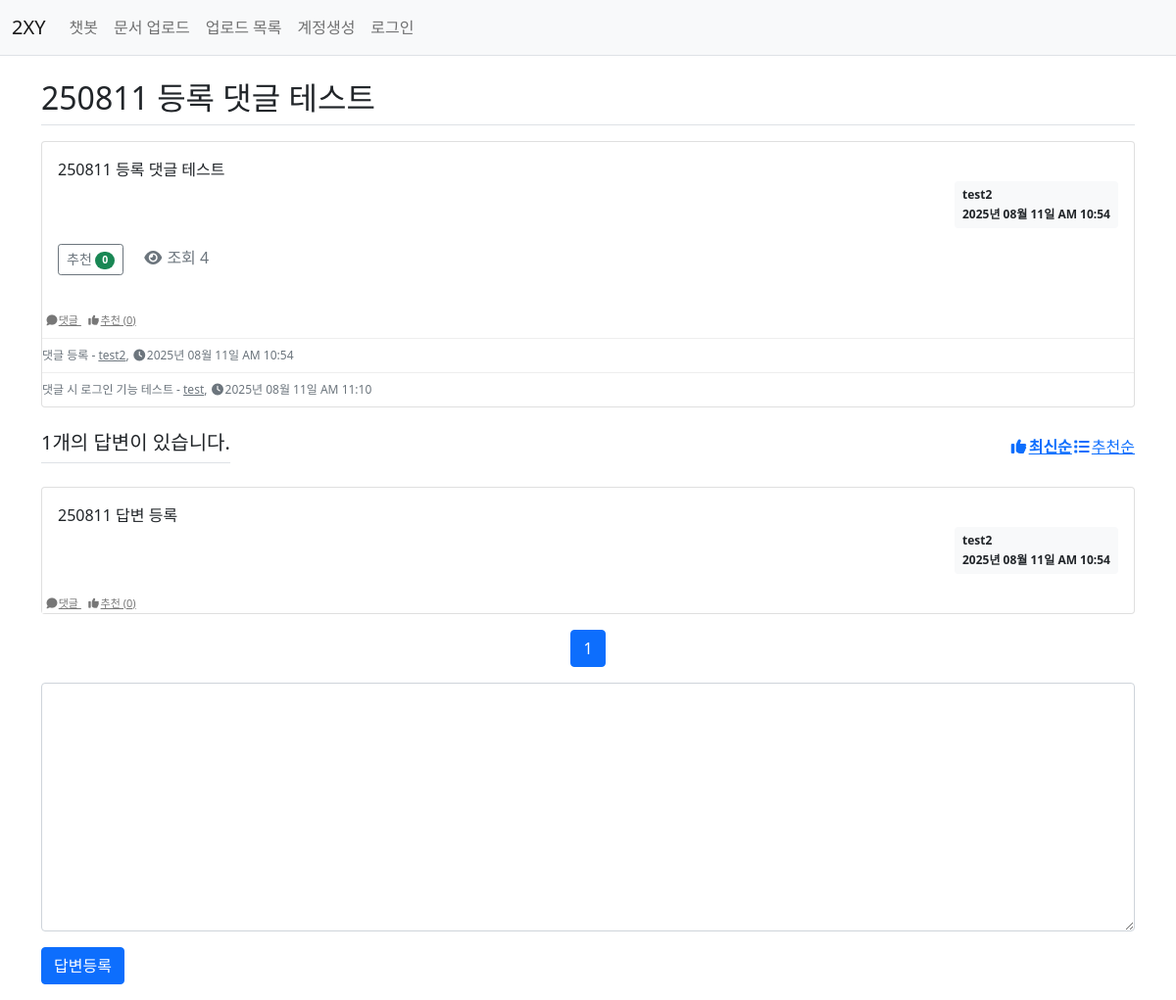
Before: /question/detail/305/ with the older database file.
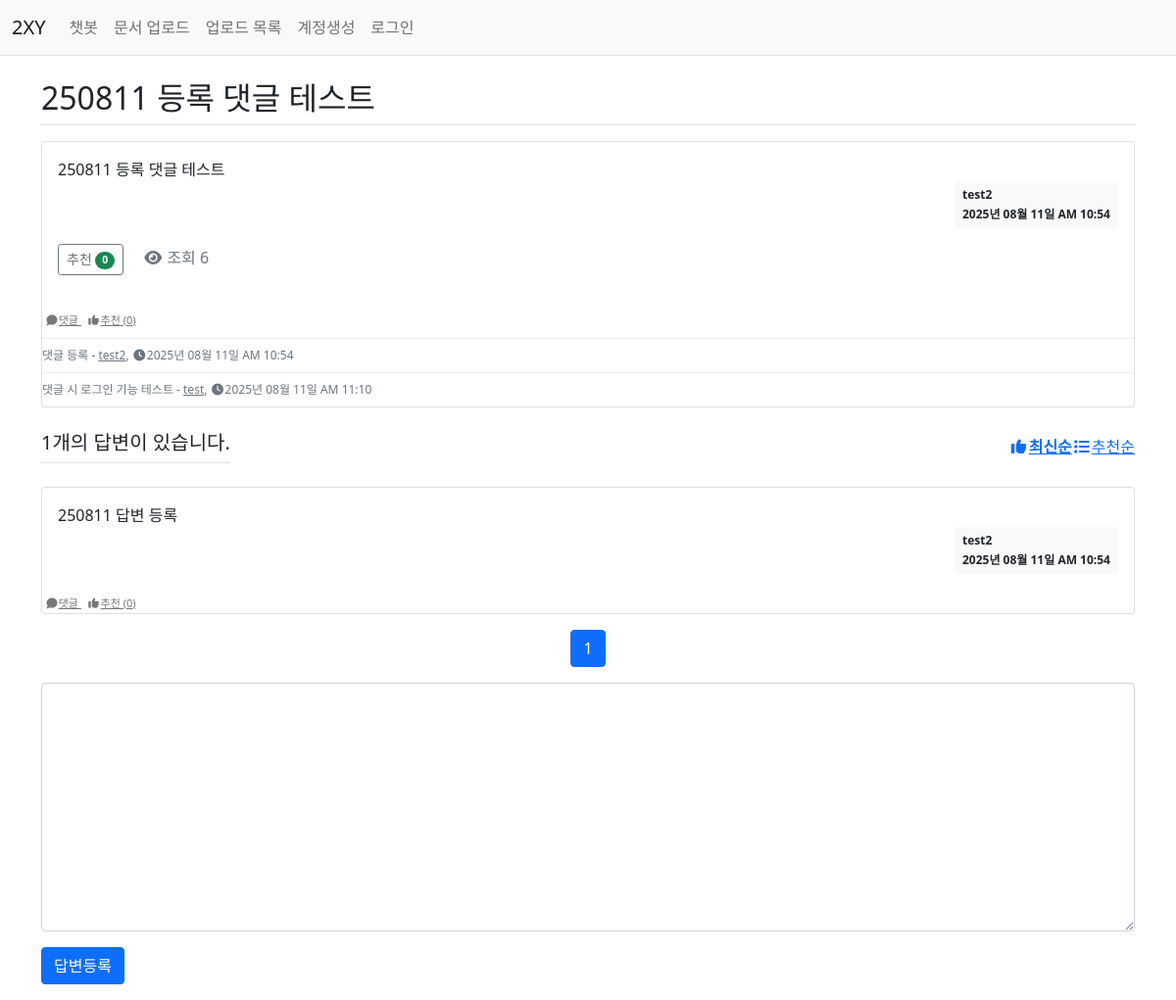
After: the same page with the newer database file.
### pybo/models.py (models this page shows)
class Question(db.Model):
    id = db.Column(db.Integer, primary_key=True)
    subject = db.Column(db.String(200), nullable=False)
    content = db.Column(db.Text(), nullable=False)
    create_date = db.Column(db.DateTime(), nullable=False)
    user_id = db.Column(db.Integer, db.ForeignKey('user.id', ondelete='CASCADE'), nullable=False)
    user = db.relationship('User', backref=db.backref('question_set'))
    modify_date = db.Column(db.DateTime(), nullable=True)
    voter = db.relationship('User', secondary=question_voter, backref=db.backref('question_voter_set'))
    view_count = db.Column(db.Integer, default=0)  # 조회 수 필드 추가

### pybo/views/question_views.py (the view)
@bp.route('/detail/<int:question_id>/')
def detail(question_id):
    page = request.args.get('page', type=int, default=1)
    sort = request.args.get('sort', type=str, default='recent')
    question = Question.query.get_or_404(question_id)
    if question.view_count is None:
        question.view_count = 1
    else:
        question.view_count += 1
    db.session.commit()
    form = AnswerForm()  # 답변 폼 생성
    comment_form = CommentForm()  # 댓글 폼 생성
    answers_query = Answer.query.filter(Answer.question_id == question_id)
    if sort == 'recommend': # 추천순
        answers_query = answers_query.outerjoin(Answer.voter).group_by(Answer.id).order_by(func.count(User.id).desc(), Answer.create_date.desc())
    else: # 최신순
        answers_query = answers_query.order_by(Answer.create_date.desc())
    answers = answers_query.paginate(page=page, per_page=10)
    return render_template('question/question_detail.html', question=question, form=form, answers=answers, comment_form=comment_form, sort=sort, page=page)

### pybo/forms.py
class AnswerForm(FlaskForm):
    content = TextAreaField('내용', validators=[DataRequired('내용은 필수 입력 항목입니다.')])

class CommentForm(FlaskForm):
    content = TextAreaField('댓글', validators=[DataRequired('댓글은 필수 입력 항목입니다.')])

### pybo/filter.py (called while the page is built)
def format_datetime(value, fmt='%Y년 %m월 %d일 %p %I:%M'):
    return value.strftime(fmt)

### pybo/views/auth_views.py (called while the page is built)
@bp.before_app_request
def load_logged_in_user():
    user_id = session.get('user_id')
    if user_id is None:
        g.user = None
    else:
        g.user = User.query.get(user_id)

### pybo/templates/question/question_detail.html (shortened to what the changed rows need)
{% extends 'base.html' %}
{% block content %}
<link rel="stylesheet" href="{{ url_for('static', filename='bootstrap.min.css') }}">
<div class="container my-3">
    <h2 class="border-bottom py-2">{{ question.subject }}</h2>
    <div class="card my-3">
        <div class="card-body">
            <div class="card-text" style="white-space: pre-line;">{{ question.content }}</div>
            <div class="d-flex justify-content-end">
                <div class="badge bg-light text-dark p-2 text-start">
                    <div class="mb-2">{{ question.user.username }}</div>
                    <div>{{ question.create_date|datetime }}</div>
                </div>
            </div>
            <div class="my-3">
                <a href="javascript:void(0)" data-uri="{{ url_for('question.vote', question_id=question.id) }}"
                   class="recommend btn btn-sm btn-outline-secondary"> 추천
                    <span class="badge rounded-pill bg-success">{{ question.voter|length }}</span>
                </a>
                <span class="text-muted ms-3">
                    <i class="fas fa-eye"></i> 조회 {{ question.view_count or 0 }}
                </span>
            </div>
        </div>
        <div class="my-action-buttons">
        </div>
        {% if question.comment_set %}
            <div class="comment-block">
            </div>
        {% endif %}
    </div>
    <div class="d-flex justify-content-between align-items-center my-3">
        <h5 class="border-bottom py-2">{{ answers.total }}개의 답변이 있습니다.</h5>
        <div class="btn-group">
        </div>
    </div>
    {% for answer in answers.items %}
    <div class="card my-3">
        <div class="card-body">
        </div>
        <div class="my-action-buttons">
        </div>
    </div>
    {% endfor %}
    <ul class="pagination justify-content-center">
        {% for p in answers.iter_pages(left_edge=1, right_edge=1, left_current=2, right_current=2) %}
            {% if p %}
            <li class="page-item {% if p == answers.page %}active{% endif %}">
            </li>
            {% else %}
            <li class="page-item disabled"><span class="page-link">…</span></li>
            {% endif %}
        {% endfor %}
    </ul>
    <form action="{{ url_for('answer.create', question_id=question.id) }}" method="post" class="my-3">
        <div class="mb-3">
        </div>
        <input type="submit" value="답변등록" class="btn btn-primary">
    </form>
</div>
{% endblock %}

Changed rows visible on the page:
changed Question "250811 등록 댓글 테스트": view_count "4" → "6"
